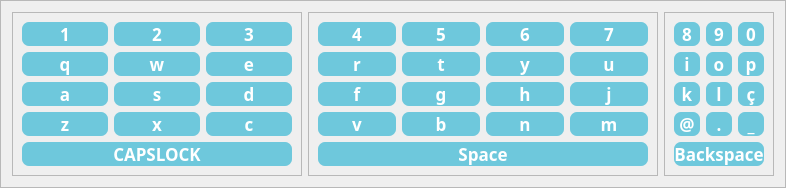
    <widget class="QFrame" name="frame_16">
     <property name="frameShape">
      <enum>QFrame::StyledPanel</enum>
     </property>
     <property name="frameShadow">
      <enum>QFrame::Raised</enum>
     </property>
     <layout class="QHBoxLayout" name="horizontalLayout_11">
      <item>
       <widget class="QFrame" name="frame_18">
        <property name="minimumSize">
         <size>
          <width>290</width>
          <height>0</height>
         </size>
        </property>
        <property name="maximumSize">
         <size>
          <width>16777215</width>
          <height>16777215</height>
         </size>
        </property>
        <property name="frameShape">
         <enum>QFrame::StyledPanel</enum>
        </property>
        <property name="frameShadow">
         <enum>QFrame::Raised</enum>
        </property>
        <layout class="QGridLayout" name="gridLayout_7">
         <item row="3" column="1">
          <widget class="QPushButton" name="Btn_x">
           <property name="font">
            <font>
             <family>Poppins</family>
             <pointsize>13</pointsize>
             <weight>75</weight>
             <bold>true</bold>
            </font>
           </property>
           <property name="styleSheet">
            <string notr="true">QPushButton{
border-radius: 7px;
background-color: rgb(110, 200, 220);
border-style: outset;
color: white;
}</string>
           </property>
           <property name="text">
            <string>x</string>
           </property>
          </widget>
         </item>
         <item row="1" column="2">
          <widget class="QPushButton" name="Btn_e">
           <property name="font">
            <font>
             <family>Poppins</family>
             <pointsize>13</pointsize>
             <weight>75</weight>
             <bold>true</bold>
            </font>
           </property>
           <property name="styleSheet">
            <string notr="true">QPushButton{
border-radius: 7px;
background-color: rgb(110, 200, 220);
border-style: outset;
color: white;
}</string>
           </property>
           <property name="text">
            <string>e</string>
           </property>
          </widget>
         </item>
         <item row="3" column="0">
          <widget class="QPushButton" name="Btn_z">
           <property name="font">
            <font>
             <family>Poppins</family>
             <pointsize>13</pointsize>
             <weight>75</weight>
             <bold>true</bold>
            </font>
           </property>
           <property name="styleSheet">
            <string notr="true">QPushButton{
border-radius: 7px;
background-color: rgb(110, 200, 220);
border-style: outset;
color: white;
}</string>
           </property>
           <property name="text">
            <string>z</string>
           </property>
          </widget>
         </item>
         <item row="3" column="2">
          <widget class="QPushButton" name="Btn_c">
           <property name="font">
            <font>
             <family>Poppins</family>
             <pointsize>13</pointsize>
             <weight>75</weight>
             <bold>true</bold>
            </font>
           </property>
           <property name="styleSheet">
            <string notr="true">QPushButton{
border-radius: 7px;
background-color: rgb(110, 200, 220);
border-style: outset;
color: white;
}</string>
           </property>
           <property name="text">
            <string>c</string>
           </property>
          </widget>
         </item>
         <item row="1" column="0">
          <widget class="QPushButton" name="Btn_q">
           <property name="font">
            <font>
             <family>Poppins</family>
             <pointsize>13</pointsize>
             <weight>75</weight>
             <bold>true</bold>
            </font>
           </property>
           <property name="styleSheet">
            <string notr="true">QPushButton{
border-radius: 7px;
background-color: rgb(110, 200, 220);
border-style: outset;
color: white;
}</string>
           </property>
           <property name="text">
            <string>q</string>
           </property>
          </widget>
         </item>
         <item row="0" column="0">
          <widget class="QPushButton" name="Btn_1">
           <property name="font">
            <font>
             <family>Poppins</family>
             <pointsize>13</pointsize>
             <weight>75</weight>
             <bold>true</bold>
            </font>
           </property>
           <property name="styleSheet">
            <string notr="true">QPushButton{
border-radius: 7px;
background-color: rgb(110, 200, 220);
border-style: outset;
color: white;
}</string>
           </property>
           <property name="text">
            <string>1</string>
           </property>
          </widget>
         </item>
         <item row="0" column="1">
          <widget class="QPushButton" name="Btn_2">
           <property name="font">
            <font>
             <family>Poppins</family>
             <pointsize>13</pointsize>
             <weight>75</weight>
             <bold>true</bold>
            </font>
           </property>
           <property name="styleSheet">
            <string notr="true">QPushButton{
border-radius: 7px;
background-color: rgb(110, 200, 220);
border-style: outset;
color: white;
}</string>
           </property>
           <property name="text">
            <string>2</string>
           </property>
          </widget>
         </item>
         <item row="1" column="1">
          <widget class="QPushButton" name="Btn_w">
           <property name="font">
            <font>
             <family>Poppins</family>
             <pointsize>13</pointsize>
             <weight>75</weight>
             <bold>true</bold>
            </font>
           </property>
           <property name="styleSheet">
            <string notr="true">QPushButton{
border-radius: 7px;
background-color: rgb(110, 200, 220);
border-style: outset;
color: white;
}</string>
           </property>
           <property name="text">
            <string>w</string>
           </property>
          </widget>
         </item>
         <item row="0" column="2">
          <widget class="QPushButton" name="Btn_3">
           <property name="font">
            <font>
             <family>Poppins</family>
             <pointsize>13</pointsize>
             <weight>75</weight>
             <bold>true</bold>
            </font>
           </property>
           <property name="styleSheet">
            <string notr="true">QPushButton{
border-radius: 7px;
background-color: rgb(110, 200, 220);
border-style: outset;
color: white;
}</string>
           </property>
           <property name="text">
            <string>3</string>
           </property>
          </widget>
         </item>
         <item row="4" column="0" colspan="3">
          <widget class="QPushButton" name="Btn_caps">
           <property name="font">
            <font>
             <family>Poppins</family>
             <pointsize>13</pointsize>
             <weight>75</weight>
             <bold>true</bold>
            </font>
           </property>
           <property name="styleSheet">
            <string notr="true">QPushButton{
border-radius: 7px;
background-color: rgb(110, 200, 220);
border-style: outset;
color: white;
}</string>
           </property>
           <property name="text">
            <string>CAPSLOCK</string>
           </property>
          </widget>
         </item>
         <item row="2" column="0">
          <widget class="QPushButton" name="Btn_a">
           <property name="font">
            <font>
             <family>Poppins</family>
             <pointsize>13</pointsize>
             <weight>75</weight>
             <bold>true</bold>
            </font>
           </property>
           <property name="styleSheet">
            <string notr="true">QPushButton{
border-radius: 7px;
background-color: rgb(110, 200, 220);
border-style: outset;
color: white;
}</string>
           </property>
           <property name="text">
            <string>a</string>
           </property>
          </widget>
         </item>
         <item row="2" column="1">
          <widget class="QPushButton" name="Btn_s">
           <property name="font">
            <font>
             <family>Poppins</family>
             <pointsize>13</pointsize>
             <weight>75</weight>
             <bold>true</bold>
            </font>
           </property>
           <property name="styleSheet">
            <string notr="true">QPushButton{
border-radius: 7px;
background-color: rgb(110, 200, 220);
border-style: outset;
color: white;
}</string>
           </property>
           <property name="text">
            <string>s</string>
           </property>
          </widget>
         </item>
         <item row="2" column="2">
          <widget class="QPushButton" name="Btn_d">
           <property name="font">
            <font>
             <family>Poppins</family>
             <pointsize>13</pointsize>
             <weight>75</weight>
             <bold>true</bold>
            </font>
           </property>
           <property name="styleSheet">
            <string notr="true">QPushButton{
border-radius: 7px;
background-color: rgb(110, 200, 220);
border-style: outset;
color: white;
}
</string>
           </property>
           <property name="text">
            <string>d</string>
           </property>
          </widget>
         </item>
        </layout>
       </widget>
      </item>
      <item>
       <widget class="QFrame" name="frame_19">
        <property name="minimumSize">
         <size>
          <width>350</width>
          <height>0</height>
         </size>
        </property>
        <property name="maximumSize">
         <size>
          <width>16777215</width>
          <height>16777215</height>
         </size>
        </property>
        <property name="frameShape">
         <enum>QFrame::StyledPanel</enum>
        </property>
        <property name="frameShadow">
         <enum>QFrame::Raised</enum>
        </property>
        <layout class="QGridLayout" name="gridLayout_8">
         <item row="4" column="0" colspan="4">
          <widget class="QPushButton" name="Btn_space">
           <property name="font">
            <font>
             <family>Poppins</family>
             <pointsize>13</pointsize>
             <weight>75</weight>
             <bold>true</bold>
            </font>
           </property>
           <property name="styleSheet">
            <string notr="true">QPushButton{
border-radius: 7px;
background-color: rgb(110, 200, 220);
border-style: outset;
color: white;
}</string>
           </property>
           <property name="text">
            <string>Space</string>
           </property>
          </widget>
         </item>
         <item row="2" column="0">
          <widget class="QPushButton" name="Btn_f">
           <property name="font">
            <font>
             <family>Poppins</family>
             <pointsize>13</pointsize>
             <weight>75</weight>
             <bold>true</bold>
            </font>
           </property>
           <property name="styleSheet">
            <string notr="true">QPushButton{
border-radius: 7px;
background-color: rgb(110, 200, 220);
border-style: outset;
color: white;
}</string>
           </property>
           <property name="text">
            <string>f</string>
           </property>
          </widget>
         </item>
         <item row="0" column="0">
          <widget class="QPushButton" name="Btn_4">
           <property name="font">
            <font>
             <family>Poppins</family>
             <pointsize>13</pointsize>
             <weight>75</weight>
             <bold>true</bold>
            </font>
           </property>
           <property name="styleSheet">
            <string notr="true">QPushButton{
border-radius: 7px;
background-color: rgb(110, 200, 220);
border-style: outset;
color: white;
}</string>
           </property>
           <property name="text">
            <string>4</string>
           </property>
          </widget>
         </item>
         <item row="1" column="2">
          <widget class="QPushButton" name="Btn_y">
           <property name="font">
            <font>
             <family>Poppins</family>
             <pointsize>13</pointsize>
             <weight>75</weight>
             <bold>true</bold>
            </font>
           </property>
           <property name="styleSheet">
            <string notr="true">QPushButton{
border-radius: 7px;
background-color: rgb(110, 200, 220);
border-style: outset;
color: white;
}</string>
           </property>
           <property name="text">
            <string>y</string>
           </property>
          </widget>
         </item>
         <item row="3" column="1">
          <widget class="QPushButton" name="Btn_b">
           <property name="font">
            <font>
             <family>Poppins</family>
             <pointsize>13</pointsize>
             <weight>75</weight>
             <bold>true</bold>
            </font>
           </property>
           <property name="styleSheet">
            <string notr="true">QPushButton{
border-radius: 7px;
background-color: rgb(110, 200, 220);
border-style: outset;
color: white;
}</string>
           </property>
           <property name="text">
            <string>b</string>
           </property>
          </widget>
         </item>
         <item row="2" column="3">
          <widget class="QPushButton" name="Btn_j">
           <property name="font">
            <font>
             <family>Poppins</family>
             <pointsize>13</pointsize>
             <weight>75</weight>
             <bold>true</bold>
            </font>
           </property>
           <property name="styleSheet">
            <string notr="true">QPushButton{
border-radius: 7px;
background-color: rgb(110, 200, 220);
border-style: outset;
color: white;
}</string>
           </property>
           <property name="text">
            <string>j</string>
           </property>
          </widget>
         </item>
         <item row="3" column="2">
          <widget class="QPushButton" name="Btn_n">
           <property name="font">
            <font>
             <family>Poppins</family>
             <pointsize>13</pointsize>
             <weight>75</weight>
             <bold>true</bold>
            </font>
           </property>
           <property name="styleSheet">
            <string notr="true">QPushButton{
border-radius: 7px;
background-color: rgb(110, 200, 220);
border-style: outset;
color: white;
}</string>
           </property>
           <property name="text">
            <string>n</string>
           </property>
          </widget>
         </item>
         <item row="1" column="0">
          <widget class="QPushButton" name="Btn_r">
           <property name="font">
            <font>
             <family>Poppins</family>
             <pointsize>13</pointsize>
             <weight>75</weight>
             <bold>true</bold>
            </font>
           </property>
           <property name="styleSheet">
            <string notr="true">QPushButton{
border-radius: 7px;
background-color: rgb(110, 200, 220);
border-style: outset;
color: white;
}
</string>
           </property>
           <property name="text">
            <string>r</string>
           </property>
          </widget>
         </item>
         <item row="3" column="3">
          <widget class="QPushButton" name="Btn_m">
           <property name="font">
            <font>
             <family>Poppins</family>
             <pointsize>13</pointsize>
             <weight>75</weight>
             <bold>true</bold>
            </font>
           </property>
           <property name="styleSheet">
            <string notr="true">QPushButton{
border-radius: 7px;
background-color: rgb(110, 200, 220);
border-style: outset;
color: white;
}</string>
           </property>
           <property name="text">
            <string>m</string>
           </property>
          </widget>
         </item>
         <item row="0" column="2">
          <widget class="QPushButton" name="Btn_6">
           <property name="font">
            <font>
             <family>Poppins</family>
             <pointsize>13</pointsize>
             <weight>75</weight>
             <bold>true</bold>
            </font>
           </property>
           <property name="styleSheet">
            <string notr="true">QPushButton{
border-radius: 7px;
background-color: rgb(110, 200, 220);
border-style: outset;
color: white;
}</string>
           </property>
           <property name="text">
            <string>6</string>
           </property>
          </widget>
         </item>
         <item row="1" column="3">
          <widget class="QPushButton" name="Btn_u">
           <property name="font">
            <font>
             <family>Poppins</family>
             <pointsize>13</pointsize>
             <weight>75</weight>
             <bold>true</bold>
            </font>
           </property>
           <property name="styleSheet">
            <string notr="true">QPushButton{
border-radius: 7px;
background-color: rgb(110, 200, 220);
border-style: outset;
color: white;
}</string>
           </property>
           <property name="text">
            <string>u</string>
           </property>
          </widget>
         </item>
         <item row="2" column="1">
          <widget class="QPushButton" name="Btn_g">
           <property name="font">
            <font>
             <family>Poppins</family>
             <pointsize>13</pointsize>
             <weight>75</weight>
             <bold>true</bold>
            </font>
           </property>
           <property name="styleSheet">
            <string notr="true">QPushButton{
border-radius: 7px;
background-color: rgb(110, 200, 220);
border-style: outset;
color: white;
}</string>
           </property>
           <property name="text">
            <string>g</string>
           </property>
          </widget>
         </item>
         <item row="3" column="0">
          <widget class="QPushButton" name="Btn_v">
           <property name="font">
            <font>
             <family>Poppins</family>
             <pointsize>13</pointsize>
             <weight>75</weight>
             <bold>true</bold>
            </font>
           </property>
           <property name="styleSheet">
            <string notr="true">QPushButton{
border-radius: 7px;
background-color: rgb(110, 200, 220);
border-style: outset;
color: white;
}</string>
           </property>
           <property name="text">
            <string>v</string>
           </property>
          </widget>
         </item>
         <item row="1" column="1">
          <widget class="QPushButton" name="Btn_t">
           <property name="font">
            <font>
             <family>Poppins</family>
             <pointsize>13</pointsize>
             <weight>75</weight>
             <bold>true</bold>
            </font>
           </property>
           <property name="styleSheet">
            <string notr="true">QPushButton{
border-radius: 7px;
background-color: rgb(110, 200, 220);
border-style: outset;
color: white;
}</string>
           </property>
           <property name="text">
            <string>t</string>
           </property>
          </widget>
         </item>
         <item row="0" column="1">
          <widget class="QPushButton" name="Btn_5">
           <property name="font">
            <font>
             <family>Poppins</family>
             <pointsize>13</pointsize>
             <weight>75</weight>
             <bold>true</bold>
            </font>
           </property>
           <property name="styleSheet">
            <string notr="true">QPushButton{
border-radius: 7px;
background-color: rgb(110, 200, 220);
border-style: outset;
color: white;
}</string>
           </property>
           <property name="text">
            <string>5</string>
           </property>
          </widget>
         </item>
         <item row="0" column="3">
          <widget class="QPushButton" name="Btn_7">
           <property name="font">
            <font>
             <family>Poppins</family>
             <pointsize>13</pointsize>
             <weight>75</weight>
             <bold>true</bold>
            </font>
           </property>
           <property name="styleSheet">
            <string notr="true">QPushButton{
border-radius: 7px;
background-color: rgb(110, 200, 220);
border-style: outset;
color: white;
}</string>
           </property>
           <property name="text">
            <string>7</string>
           </property>
          </widget>
         </item>
         <item row="2" column="2">
          <widget class="QPushButton" name="Btn_h">
           <property name="font">
            <font>
             <family>Poppins</family>
             <pointsize>13</pointsize>
             <weight>75</weight>
             <bold>true</bold>
            </font>
           </property>
           <property name="styleSheet">
            <string notr="true">QPushButton{
border-radius: 7px;
background-color: rgb(110, 200, 220);
border-style: outset;
color: white;
}</string>
           </property>
           <property name="text">
            <string>h</string>
           </property>
          </widget>
         </item>
        </layout>
       </widget>
      </item>
      <item>
       <widget class="QFrame" name="frame_17">
        <property name="maximumSize">
         <size>
          <width>16777215</width>
          <height>16777215</height>
         </size>
        </property>
        <property name="frameShape">
         <enum>QFrame::StyledPanel</enum>
        </property>
        <property name="frameShadow">
         <enum>QFrame::Raised</enum>
        </property>
        <layout class="QGridLayout" name="gridLayout_9">
         <item row="1" column="1">
          <widget class="QPushButton" name="Btn_o">
           <property name="font">
            <font>
             <family>Poppins</family>
             <pointsize>13</pointsize>
             <weight>75</weight>
             <bold>true</bold>
            </font>
           </property>
           <property name="styleSheet">
            <string notr="true">QPushButton{
border-radius: 7px;
background-color: rgb(110, 200, 220);
border-style: outset;
color: white;
}</string>
           </property>
           <property name="text">
            <string>o</string>
           </property>
          </widget>
         </item>
         <item row="1" column="2">
          <widget class="QPushButton" name="Btn_p">
           <property name="font">
            <font>
             <family>Poppins</family>
             <pointsize>13</pointsize>
             <weight>75</weight>
             <bold>true</bold>
            </font>
           </property>
           <property name="styleSheet">
            <string notr="true">QPushButton{
border-radius: 7px;
background-color: rgb(110, 200, 220);
border-style: outset;
color: white;
}</string>
           </property>
           <property name="text">
            <string>p</string>
           </property>
          </widget>
         </item>
         <item row="3" column="1">
          <widget class="QPushButton" name="Btn_pt">
           <property name="font">
            <font>
             <family>Poppins</family>
             <pointsize>13</pointsize>
             <weight>75</weight>
             <bold>true</bold>
            </font>
           </property>
           <property name="styleSheet">
            <string notr="true">QPushButton{
border-radius: 7px;
background-color: rgb(110, 200, 220);
border-style: outset;
color: white;
}</string>
           </property>
           <property name="text">
            <string>.</string>
           </property>
          </widget>
         </item>
         <item row="0" column="1">
          <widget class="QPushButton" name="Btn_9">
           <property name="font">
            <font>
             <family>Poppins</family>
             <pointsize>13</pointsize>
             <weight>75</weight>
             <bold>true</bold>
            </font>
           </property>
           <property name="styleSheet">
            <string notr="true">QPushButton{
border-radius: 7px;
background-color: rgb(110, 200, 220);
border-style: outset;
color: white;
}</string>
           </property>
           <property name="text">
            <string>9</string>
           </property>
          </widget>
         </item>
         <item row="0" column="2">
          <widget class="QPushButton" name="Btn_0">
           <property name="font">
            <font>
             <family>Poppins</family>
             <pointsize>13</pointsize>
             <weight>75</weight>
             <bold>true</bold>
            </font>
           </property>
           <property name="styleSheet">
            <string notr="true">QPushButton{
border-radius: 7px;
background-color: rgb(110, 200, 220);
border-style: outset;
color: white;
}</string>
           </property>
           <property name="text">
            <string>0</string>
           </property>
          </widget>
         </item>
         <item row="0" column="0">
          <widget class="QPushButton" name="Btn_8">
           <property name="font">
            <font>
             <family>Poppins</family>
             <pointsize>13</pointsize>
             <weight>75</weight>
             <bold>true</bold>
            </font>
           </property>
           <property name="styleSheet">
            <string notr="true">QPushButton{
border-radius: 7px;
background-color: rgb(110, 200, 220);
border-style: outset;
color: white;
}</string>
           </property>
           <property name="text">
            <string>8</string>
           </property>
          </widget>
         </item>
         <item row="1" column="0">
          <widget class="QPushButton" name="Btn_i">
           <property name="font">
            <font>
             <family>Poppins</family>
             <pointsize>13</pointsize>
             <weight>75</weight>
             <bold>true</bold>
            </font>
           </property>
           <property name="styleSheet">
            <string notr="true">QPushButton{
border-radius: 7px;
background-color: rgb(110, 200, 220);
border-style: outset;
color: white;
}</string>
           </property>
           <property name="text">
            <string>i</string>
           </property>
          </widget>
         </item>
         <item row="3" column="0">
          <widget class="QPushButton" name="Btn_ar">
           <property name="font">
            <font>
             <family>Poppins</family>
             <pointsize>13</pointsize>
             <weight>75</weight>
             <bold>true</bold>
            </font>
           </property>
           <property name="styleSheet">
            <string notr="true">QPushButton{
border-radius: 7px;
background-color: rgb(110, 200, 220);
border-style: outset;
color: white;
}</string>
           </property>
           <property name="text">
            <string>@</string>
           </property>
          </widget>
         </item>
         <item row="3" column="2">
          <widget class="QPushButton" name="Btn_und">
           <property name="font">
            <font>
             <family>Poppins</family>
             <pointsize>13</pointsize>
             <weight>75</weight>
             <bold>true</bold>
            </font>
           </property>
           <property name="styleSheet">
            <string notr="true">QPushButton{
border-radius: 7px;
background-color: rgb(110, 200, 220);
border-style: outset;
color: white;
}</string>
           </property>
           <property name="text">
            <string>_</string>
           </property>
          </widget>
         </item>
         <item row="7" column="0" colspan="3">
          <widget class="QPushButton" name="Btn_back">
           <property name="font">
            <font>
             <family>Poppins</family>
             <pointsize>13</pointsize>
             <weight>75</weight>
             <bold>true</bold>
            </font>
           </property>
           <property name="styleSheet">
            <string notr="true">QPushButton{
border-radius: 7px;
background-color: rgb(110, 200, 220);
border-style: outset;
color: white;
}</string>
           </property>
           <property name="text">
            <string>Backspace</string>
           </property>
          </widget>
         </item>
         <item row="2" column="0">
          <widget class="QPushButton" name="Btn_k">
           <property name="font">
            <font>
             <family>Poppins</family>
             <pointsize>13</pointsize>
             <weight>75</weight>
             <bold>true</bold>
            </font>
           </property>
           <property name="styleSheet">
            <string notr="true">QPushButton{
border-radius: 7px;
background-color: rgb(110, 200, 220);
border-style: outset;
color: white;
}</string>
           </property>
           <property name="text">
            <string>k</string>
           </property>
          </widget>
         </item>
         <item row="2" column="1">
          <widget class="QPushButton" name="Btn_l">
           <property name="font">
            <font>
             <family>Poppins</family>
             <pointsize>13</pointsize>
             <weight>75</weight>
             <bold>true</bold>
            </font>
           </property>
           <property name="styleSheet">
            <string notr="true">QPushButton{
border-radius: 7px;
background-color: rgb(110, 200, 220);
border-style: outset;
color: white;
}</string>
           </property>
           <property name="text">
            <string>l</string>
           </property>
          </widget>
         </item>
         <item row="2" column="2">
          <widget class="QPushButton" name="Btn_c_">
           <property name="font">
            <font>
             <family>Poppins</family>
             <pointsize>13</pointsize>
             <weight>75</weight>
             <bold>true</bold>
            </font>
           </property>
           <property name="styleSheet">
            <string notr="true">QPushButton{
border-radius: 7px;
background-color: rgb(110, 200, 220);
border-style: outset;
color: white;
}</string>
           </property>
           <property name="text">
            <string>ç</string>
           </property>
          </widget>
         </item>
        </layout>
       </widget>
      </item>
     </layout>
    </widget>
